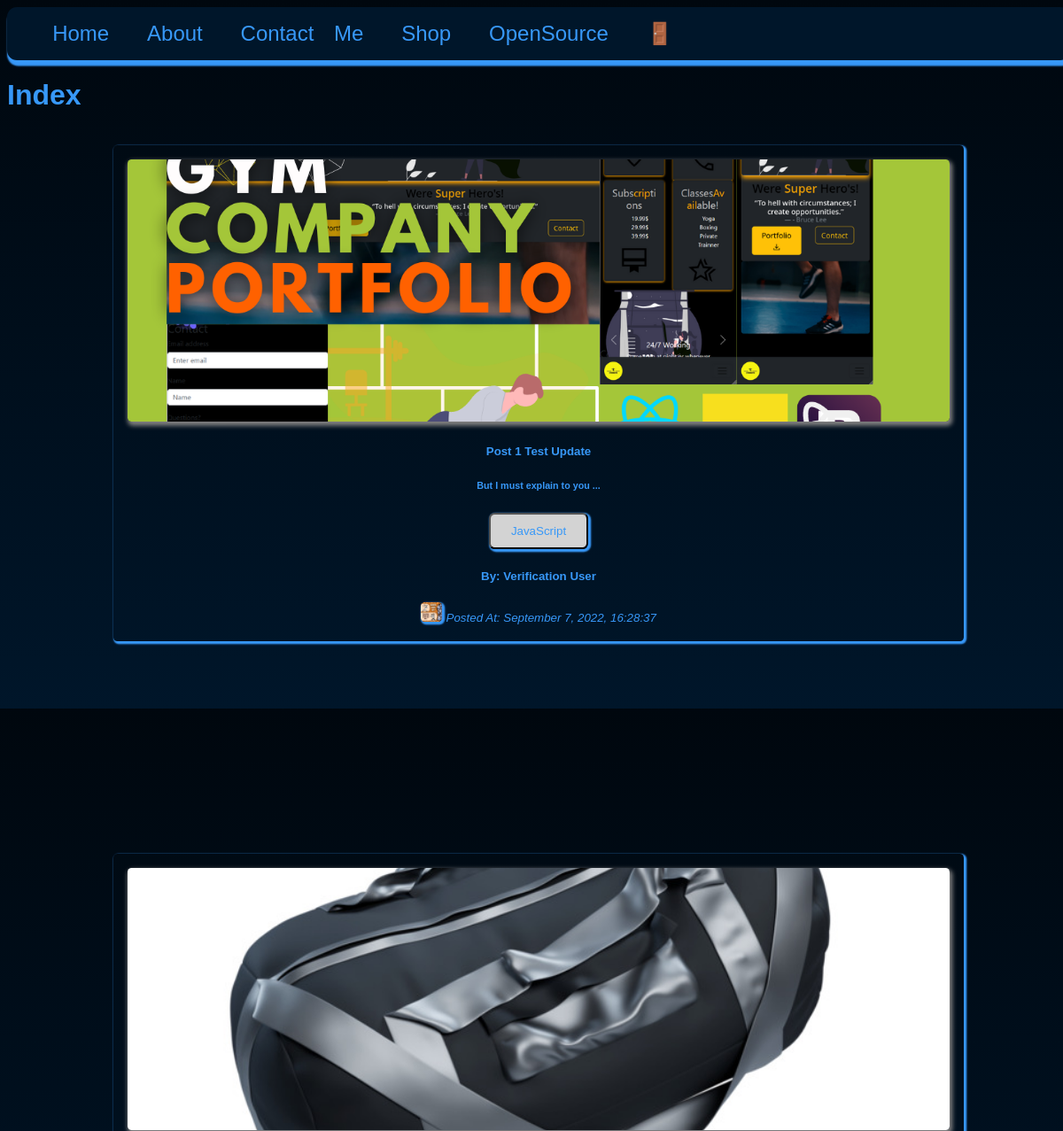
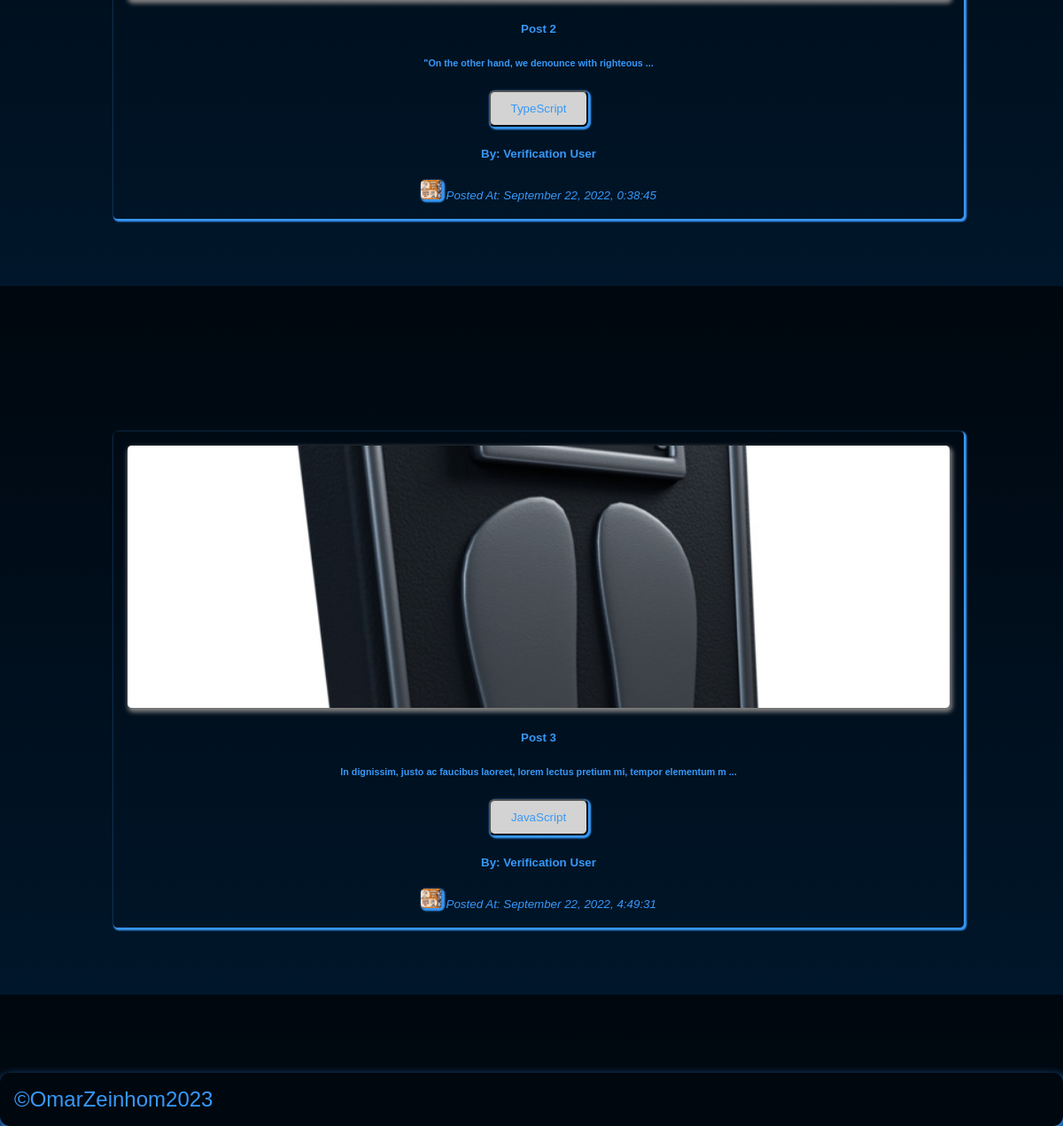
The page / on the database its author committed (2 pictures, top to bottom).
### tables this page shows
CREATE TABLE `posts` (
  `id` int(11) UNSIGNED NOT NULL,
  `title` varchar(255) NOT NULL,
  `body` text NOT NULL,
  `thumbnail` varchar(255) NOT NULL,
  `date_time` timestamp NOT NULL DEFAULT current_timestamp(),
  `category_id` int(11) UNSIGNED DEFAULT NULL,
  `author_id` int(11) UNSIGNED NOT NULL,
  `is_featured` tinyint(1) NOT NULL
);

CREATE TABLE `categories` (
  `id` int(11) UNSIGNED NOT NULL,
  `title` varchar(50) NOT NULL,
  `description` text NOT NULL
);

CREATE TABLE `users` (
  `id` int(11) UNSIGNED NOT NULL,
  `firstname` varchar(50) NOT NULL,
  `lastname` varchar(50) NOT NULL,
  `username` varchar(50) NOT NULL,
  `email` varchar(100) NOT NULL,
  `password` varchar(255) NOT NULL,
  `avatar` varchar(255) NOT NULL,
  `is_admin` tinyint(1) NOT NULL
);

### partials/homeposts/homeposts.php (the view, shortened to what this page needs)
<?php
$posts_result =  mysqli_query($connect__db, $query);
?>
<?php if (mysqli_num_rows($posts_result) >= 1) : ?>
    <?php while ($single_post = mysqli_fetch_assoc($posts_result)) : ?>
        <div class="app__col">
            <div class="app__card" id="appCardId">
                <div class="app__card-header">
                    <div class="app__card-img-shadow">
                        <a href="<?= HOME_URL ?>single-post.php?id=<?= $single_post['id'] ?>">
                            <img src="<?= HOME_URL . 'images/' . $single_post['thumbnail'] ?>" class="app__card-img" alt="admin_post_thumbnail" loading="lazy" />
                        </a>
                    </div>
                    <h5 id="postsTitle"> <a href="<?= HOME_URL ?>single-post.php?id=<?= $single_post['id'] ?>">
                            <?= $single_post['title']; ?>
                        </a>
                    </h5>
                    <h6 class="app__td" id="postsBody" maxlength="100">
                        <?= substr($single_post['body'], 0, 100)  . " ..."; ?>
                    </h6>
                </div>
                <div class="app__card-footer">
                    <?php
                    $category_id = $single_post['category_id'];
                    $category_query = "SELECT * FROM categories WHERE id=$category_id";
                    $category_result = mysqli_query($connect__db, $category_query);
                    $category = mysqli_fetch_assoc($category_result);
                    $category_title = $category['title'];
                    ?>
                    <button class="btn__sm">
                        <a href="<?= HOME_URL ?>category-posts.php?id=<?= $category['id'] ?>">
                            <?= $category_title ?? null; ?>
                        </a>
                    </button>
                    <div class="app__card-author">
                        <?php
                        $author_id = $single_post['author_id'];
                        $author_query = "SELECT * FROM users WHERE id=$author_id";
                        $author_result = mysqli_query($connect__db, $author_query);
                        $author = mysqli_fetch_assoc($author_result);
                        ?>
                        <strong>
                            <h5>
                                By: <?= "{$author['firstname']} {$author['lastname']}"; ?>
                            </h5>
                            <img src="./images/<?= $author['avatar'] ?>" class="app__nav-avatar" />
                        </strong>
                        <small>
                            <em>
                                Posted At: <?= date("F j, Y, G:i:s ", strtotime($single_post['date_time'])) ?>
                            </em>
                        </small>
                    </div>
                </div>
            </div>
        </div>
    <?php endwhile; ?>
<?php endif; ?>

### global/styles/css/main.css (style rules this page uses)
.app__nav-avatar { border-radius: 0.28rem; max-width: 1.5rem; max-height: 1.4rem; width: 100%; height: 100%; -o-object-fit: cover; object-fit: cover; background-color: black; box-shadow: 0.1rem 0.1rem 0.1rem 0.1rem var(--color-primary); }
* { box-sizing: border-box; }
.app__col { width: 100%; height: 100%; padding: 1rem 10rem 10rem 10rem; justify-content: center; display: grid; grid-template-columns: 1fr; }
.app__card-img { width: 100%; height: 100%; max-height: 37vh; max-width: 100vw; min-height: 20vh; min-width: 70vw; border-radius: 0.28rem; -o-object-fit: cover; object-fit: cover; box-shadow: 0.1rem 0.2rem 0.3rem 0.1rem gray; }
.app__card { box-shadow: 0.1rem 0.1rem 0.1rem 0.1rem var(--color-primary); border-radius: 0.28rem; width: 100%; height: 100%; padding: 1rem 1rem 1rem 1rem; max-height: 70vh; max-width: 90vw; min-height: 40vh; min-width: 80vw; }
.app__card-header { text-align: center; font-size: 1rem; }
.app__card-footer { justify-content: center; text-align: center; width: 100%; }
:root { --color-primary: #3798f8; --color-primary-dark: #002950; --color-secondary: #553d62; --color-dark-charchoal: #2b4353; --color-black: black; --color-medium-gray: #7d8184; --color-dark-gray: #5e6164; --color-darkest-gray: #111111; --color-light-gray: #a9a9a9; --color-lightest-gray: #d3d3d3; --color-dark-pearl: #00070e; --color-dark-navyblue: #00162a; --color-white: #ffffff; --color-red: #700000; --transition-slow: all 3s ease-in-out; --transition-medium: all 1.5s ease-in-out; --transition-fast: all 0.3s ease-in-out; --background-light: linear-gradient( to left var(--color-lightest-gray), var(--color-white) ); --background-dark: linear-gradient( to left var(--color-dark-pearl), var(--color-white) ); }
html { background: linear-gradient(var(--color-dark-pearl), var(--color-dark-navyblue)); background-repeat: repeat; width: 100%; height: 100%; font-family: Arial, Helvetica, sans-serif; }
body { font-family: Arial, Helvetica, sans-serif; color: var(--color-primary); background-repeat: repeat; width: 100%; height: 100%; }
h1, h2, h3, h4, h5, h6 { font-family: Arial, Helvetica, sans-serif; }
a { text-decoration: none; color: #3798f8; transition: 0.3s all ease-in-out; }
.btn__sm { border-radius: 0.4rem; padding: 0.7rem 1rem 0.7rem 1rem; width: 100%; max-width: 7rem; max-height: 4rem; min-height: 2rem; min-width: 2rem; box-shadow: 0.1rem 0.1rem 0.1rem 0.1rem var(--color-primary); background: var(--color-lightest-gray); transition: var(--transition-fast); }

### rows shown on the page
posts: thumbnail (picture), title "Post 1 Test Update", body "But I must explain to you", category.title "JavaScript", author.firstname "Verification", author.lastname "User", author.avatar (picture), date_time "September 7, 2022, 16:28:37"
posts: thumbnail (picture), title "Post 2", body "\"On the other hand, we denounce with righteous", category.title "TypeScript", author.firstname "Verification", author.lastname "User", author.avatar (picture), date_time "September 22, 2022, 0:38:45"
posts: thumbnail (picture), title "Post 3", body "In dignissim, justo ac faucibus laoreet, lorem lectus pretium mi, tempor elementum m", category.title "JavaScript", author.firstname "Verification", author.lastname "User", author.avatar (picture), date_time "September 22, 2022, 4:49:31"

### other values the page prints
$page__title "Index"
